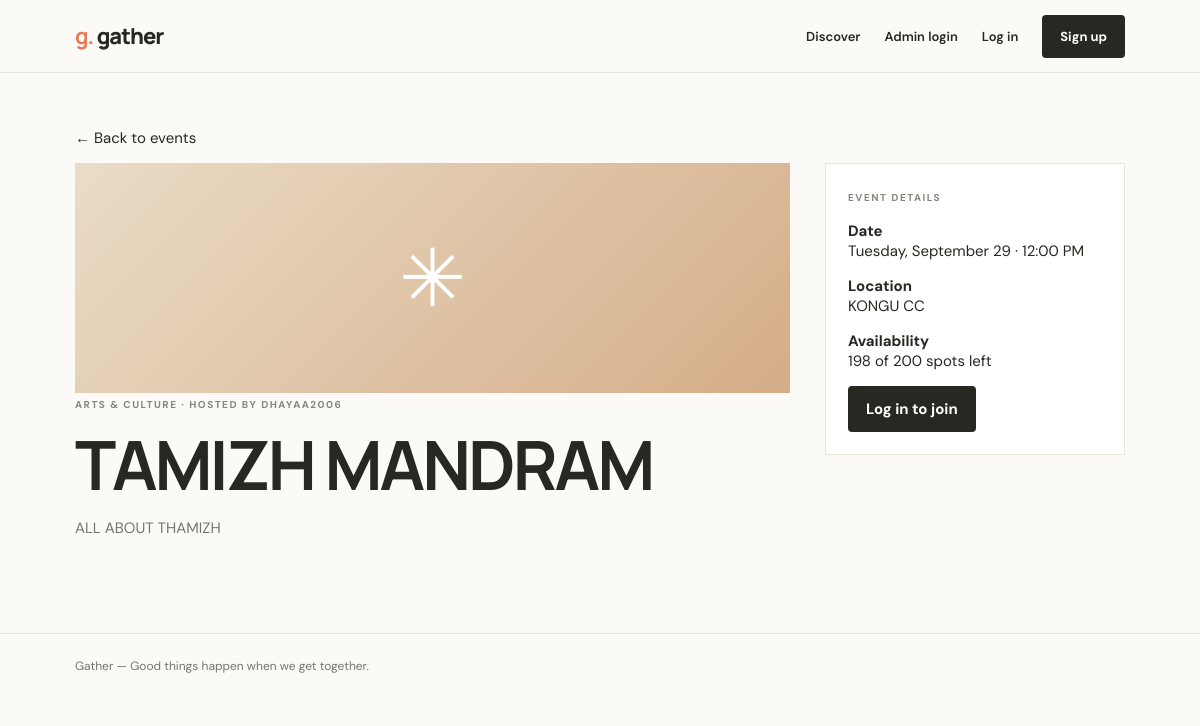
Screenshot of /events/tamizh-mandram/ with the database file from the repository.
### events/models.py (models this page shows, shortened)
class Event(models.Model):
    CATEGORIES = [
        ("Community", "Community"),
        ("Music", "Music"),
        ("Food & Drink", "Food & Drink"),
        ("Learning", "Learning"),
        ("Arts & Culture", "Arts & Culture"),
        ("Other", "Other"),
    ]
    organizer = models.ForeignKey(
        settings.AUTH_USER_MODEL,
        on_delete=models.CASCADE,
        related_name="organized_events",
    )
    title = models.CharField(max_length=120)
    slug = models.SlugField(unique=True, blank=True)
    category = models.CharField(max_length=30, choices=CATEGORIES, default="Community")
    description = models.TextField(max_length=3000)
    starts_at = models.DateTimeField()
    location = models.CharField(max_length=180)
    capacity = models.PositiveIntegerField(validators=[MinValueValidator(1)])
    whatsapp_group_url = models.URLField(blank=True)
    created_at = models.DateTimeField(auto_now_add=True)
    class Meta:
        ordering = ["starts_at"]
    @property
    def spots_left(self):
        active_registrations = self.registrations.exclude(status="rejected").count()
        return max(self.capacity - active_registrations, 0)
    @property
    def is_upcoming(self):
        return self.starts_at > timezone.now()

### events/views.py (the view)
# urls.py: path("events/<slug:slug>/", views.event_detail, name="event_detail"),
def event_detail(request, slug):
    event = get_object_or_404(Event.objects.select_related("organizer"), slug=slug)
    registration = None
    if request.user.is_authenticated:
        registration = event.registrations.filter(attendee=request.user).first()
    announcements = event.announcements.all()
    if not (request.user.is_staff or (registration and registration.status == Registration.STATUS_ACCEPTED)):
        announcements = announcements.none()
    return render(
        request,
        "events/detail.html",
        {"event": event, "registration": registration, "announcements": announcements},
    )

### events/templates/events/detail.html (shortened to what this page needs)
{% extends "base.html" %}
{% block content %}<section class="content"><p><a href="{% url 'home' %}#events">← Back to events</a></p>
<div class="detail"><div><div class="art" style="height:230px" aria-hidden="true">✳</div><span class="eyebrow">{{ event.category|upper }} · HOSTED BY {{ event.organizer.username|upper }}</span><h1>{{ event.title }}</h1><div class="muted">{{ event.description|linebreaks }}</div></div>
<aside class="info"><span class="eyebrow">EVENT DETAILS</span><p><strong>Date</strong><br>{{ event.starts_at|date:"l, F j · g:i A" }}</p><p><strong>Location</strong><br>{{ event.location }}</p><p><strong>Availability</strong><br>{{ event.spots_left }} of {{ event.capacity }} spots left</p>
{% if registration %}
  {% if registration.status == "accepted" %}
    <p>Your registration is accepted ✓</p>
    {% if event.whatsapp_group_url %}<a class="button" href="{{ event.whatsapp_group_url }}" target="_blank" rel="noopener noreferrer">Join the WhatsApp group</a>{% else %}<p class="muted">The organizer hasn’t added a group invite link yet.</p>{% endif %}
  {% elif registration.status == "rejected" %}
    <p>Your registration was not accepted.</p>
    {% if event.is_upcoming and event.spots_left %}<a class="button" href="{% url 'event_register' event.slug %}">Update details and request again</a>{% endif %}
  {% else %}
    <p>Your registration is waiting for admin approval.</p>
  {% endif %}
{% elif user.is_authenticated %}
  {% if event.is_upcoming and event.spots_left %}<a class="button" href="{% url 'event_register' event.slug %}">Request a place</a>{% else %}<p>Registration is closed.</p>{% endif %}
{% elif event.is_upcoming %}
  <a class="button" href="{% url 'login' %}?next={{ request.path|urlencode }}">Log in to join</a>
{% endif %}
</aside></div></section>{% endblock %}

### templates/base.html (style rules this page uses)
:root { --ink:#282722;--muted:#77756e;--paper:#fbfaf6;--orange:#e97858;--line:#e9e6de }
* { box-sizing:border-box }
body { margin:0;background:var(--paper);color:var(--ink);font:15px "DM Sans",sans-serif }
a { color:inherit;text-decoration:none }
.button { display:inline-block;border:0;border-radius:4px;background:var(--ink);color:#fff;padding:13px 18px;font-weight:700;cursor:pointer }
.eyebrow { color:#89847c;font-size:10px;font-weight:700;letter-spacing:1.5px }
h1,h2,h3 { font-family:Manrope,sans-serif }
h1 { font-size:clamp(42px,7vw,68px);letter-spacing:-3px;line-height:1.08;margin:15px 0 }
.hero p,.muted { color:var(--muted);line-height:1.7 }
.art { height:145px;background:linear-gradient(135deg,#eadcc7,#d5ad88);display:flex;align-items:center;justify-content:center;color:white;font:80px Georgia,serif }
.content { padding:40px 0 70px }
.detail { display:grid;grid-template-columns:1fr 300px;gap:35px }
.info { padding:22px;background:#fff;border:1px solid var(--line);height:max-content }

### rows the page displays
Event: category "ARTS & CULTURE", organizer.username "DHAYAA2006", title "TAMIZH MANDRAM", description "ALL ABOUT THAMIZH", starts_at "Tuesday, September 29 · 12:00 PM", location "KONGU CC", spots_left "198", capacity "200"
